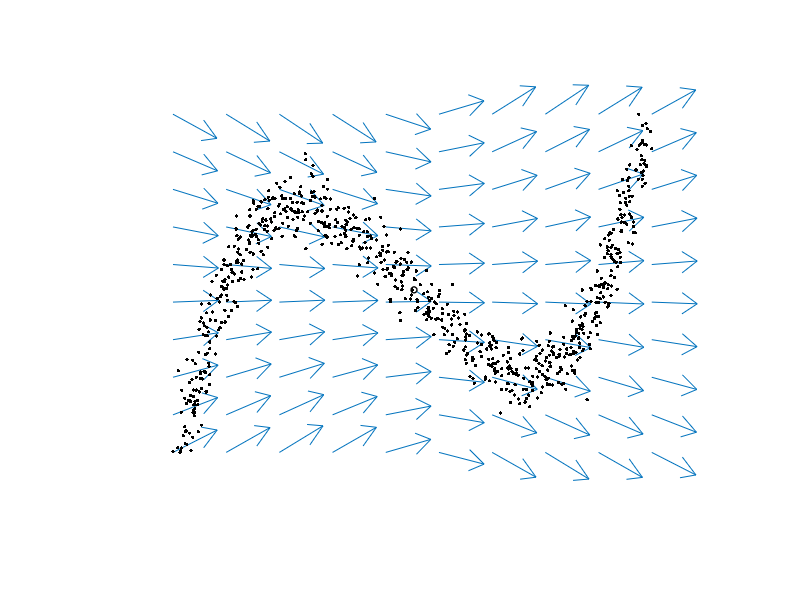
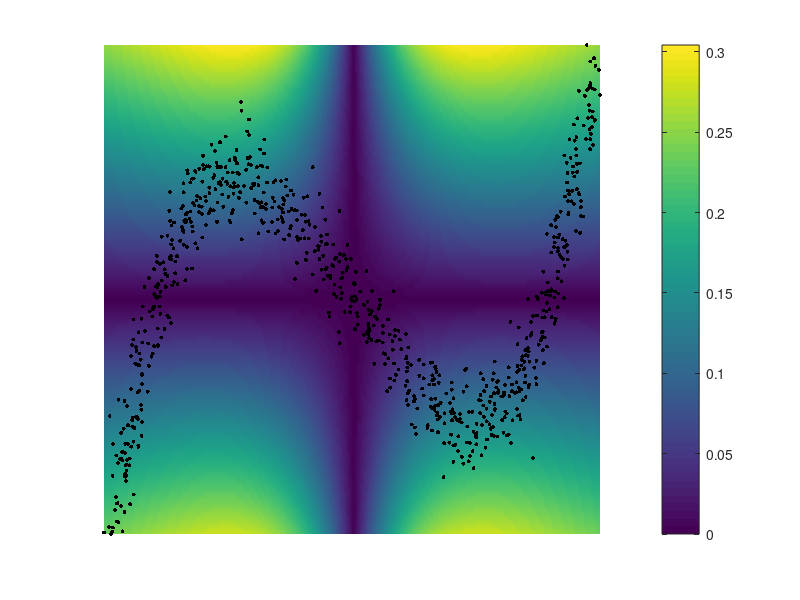

Write MATLAB code to recreate these figures, in order.
%% Code for visualizing the S-shape data in Figure 12
%
% xiayq0121@zufe.edu.cn
% refered to Z. Yao, Y. Xia and Z. Fan, Random Fixed Boundary Flows, Journal of the American Statistical Association

%% Load S-shape data
sigma = 0.1;
theta = pi:-pi/400:-pi;
x0 = [theta;-sin(theta)];
noise = randn(size(x0))*sigma;
x = x0+noise;

xbar = mean(x,2);

%% calculate v1 and v2
H = bsxfun(@minus,x,xbar);
Sigma = (H*H')/size(x,2);
[V,D] = eig(Sigma);
d = diag(D);
[~,idx] = sort(d,'descend');
v1 = V(:,idx(1));
v2 = V(:,idx(2));
if v1(1) < 0; v1 = -v1; end
if v2(2) < 0; v2 = -v2; end

%%
%rotate the coordinate system, taking v1 as the horizontal direction 
% and v2 as the vertical direction
x = [v1'*x; v2'*x];
xbar = mean(x,2);


%% Code for Figure 12(c)
n = 10; 
m = 10;
s = linspace(min(x(1,:)),max(x(1,:)),m);
t = linspace(min(x(2,:)),max(x(2,:)),n);
W = zeros(m, n, 2);

for i = 1:m
    for j = 1:n
        H = bsxfun(@minus,x,[s(i);t(j)]);
        Sigma = (H*H')/size(x,2);
        [V,D] = eig(Sigma);
        d = diag(D);
        [~, idx] = max(d);
        v = V(:,idx);
        v = v*sign(v(1));
        W(i,j,:) = v;
    end
end

[S,T] = meshgrid(s,t);

figure(1)

quiver(S', T', W(:,:,1), W(:,:,2)); hold on;
scatter(x(1,:),x(2,:), 6, 'k', 'filled');
scatter(xbar(1),xbar(2),20,'k','LineWidth',1);

axis off;

%% Code for Figure 12(d)
n = 100; 
m = 200;
s = linspace(min(x(1,:)),max(x(1,:)),m);
t = linspace(min(x(2,:)),max(x(2,:)),n);
lambda = zeros(m, n);

for i = 1:m
    for j = 1:n
        H = bsxfun(@minus,x,[s(i);t(j)]);
        Sigma = (H*H')/size(x,2);
        [V,D] = eig(Sigma);
        d = diag(D);
        [~, idx] = max(d);
        v = V(:,idx);
        lambda(i,j) = abs(v(2));
    end
end

[S,T] = meshgrid(s,t);

figure(2)

surf(S',T',lambda,'FaceColor','interp','LineStyle','None'); 
hold on;
colorbar;
scatter3(x(1,:),x(2,:),ones(1,size(x,2))*0.5,8, 'k', 'filled');
scatter3(xbar(1),xbar(2),0.5,20, 'k', 'LineWidth',2);
view([0,0,1])

xlim([min(x(1,:)),max(x(1,:))])
ylim([min(x(2,:)),max(x(2,:))])

axis off;
